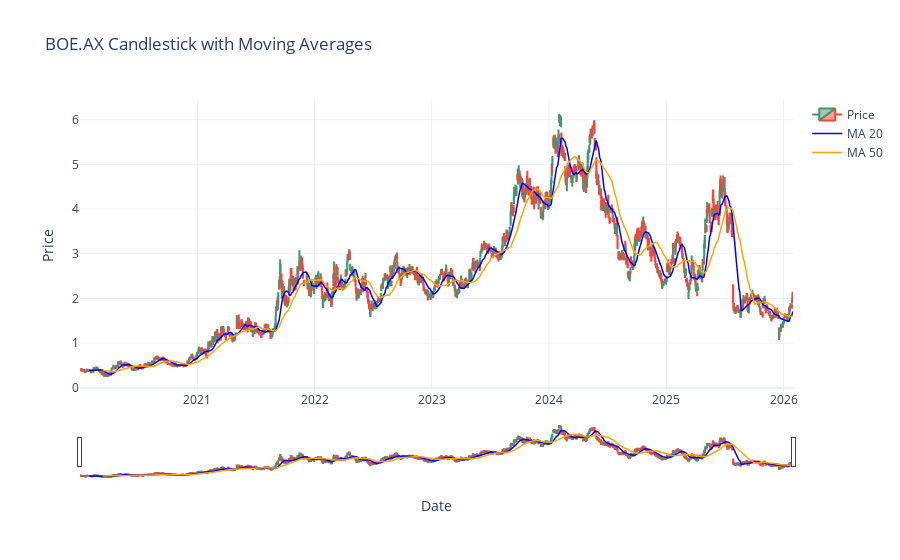

Source (notebook cell):
### Code cell
import plotly.graph_objects as go

fig = go.Figure()

# Candlestick
fig.add_trace(
    go.Candlestick(
        x=df.index,
        open=df["Open"],
        high=df["High"],
        low=df["Low"],
        close=df["Close"],
        name="Price"
    )
)

# 20-day MA
fig.add_trace(
    go.Scatter(
        x=df.index,
        y=df["MA20"],
        mode="lines",
        line=dict(color="blue", width=1.5),
        name="MA 20"
    )
)

# 50-day MA
fig.add_trace(
    go.Scatter(
        x=df.index,
        y=df["MA50"],
        mode="lines",
        line=dict(color="orange", width=1.5),
        name="MA 50"
    )
)

# Layout
fig.update_layout(
    title="BOE.AX Candlestick with Moving Averages",
    xaxis_title="Date",
    yaxis_title="Price",
    xaxis_rangeslider_visible=True,  # range slider at the bottom
    template="plotly_white"
)

fig.show()

### Figure 1 — Plotly figure (JSON) as saved in the notebook; plotly's stock layout.template omitted (floating-point values rounded to 4 significant figures; data arrays with more than 128 entries replaced by an {"elided": "..."} marker saying what was removed)
{"data": [{"close": {"elided": "1539 float values"}, "high": {"elided": "1539 float values"}, "low": {"elided": "1539 float values"}, "name": "Price", "open": {"elided": "1539 float values"}, "type": "candlestick", "x": {"elided": "1539 str values"}}, {"line": {"color": "blue", "width": 1.5}, "mode": "lines", "name": "MA 20", "type": "scatter", "x": {"elided": "1539 str values"}, "y": {"elided": "1539 float values"}}, {"line": {"color": "orange", "width": 1.5}, "mode": "lines", "name": "MA 50", "type": "scatter", "x": {"elided": "1539 str values"}, "y": {"elided": "1539 float values"}}], "layout": {"title": {"text": "BOE.AX Candlestick with Moving Averages"}, "xaxis": {"rangeslider": {"visible": true}, "title": {"text": "Date"}}, "yaxis": {"title": {"text": "Price"}}}}
